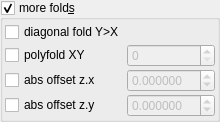
    <widget class="MyGroupBox" name="groupCheck_transf_function_enabled_false">
     <property name="toolTip">
      <string/>
     </property>
     <property name="title">
      <string>more fold&amp;s</string>
     </property>
     <property name="checkable">
      <bool>true</bool>
     </property>
     <layout class="QVBoxLayout" name="verticalLayout_33" stretch="0">
      <property name="spacing">
       <number>2</number>
      </property>
      <property name="leftMargin">
       <number>2</number>
      </property>
      <property name="topMargin">
       <number>2</number>
      </property>
      <property name="rightMargin">
       <number>2</number>
      </property>
      <property name="bottomMargin">
       <number>2</number>
      </property>
      <item>
       <layout class="QGridLayout" name="gridLayout_9" columnstretch="0,1">
        <property name="spacing">
         <number>2</number>
        </property>
        <item row="2" column="0">
         <widget class="MyCheckBox" name="checkBox_transf_function_enabledC_false">
          <property name="text">
           <string notr="true">abs offset z.x</string>
          </property>
         </widget>
        </item>
        <item row="2" column="1">
         <widget class="MyDoubleSpinBox" name="spinbox_transf_offsetC_0">
          <property name="enabled">
           <bool>false</bool>
          </property>
          <property name="sizePolicy">
           <sizepolicy hsizetype="Minimum" vsizetype="Maximum">
            <horstretch>0</horstretch>
            <verstretch>0</verstretch>
           </sizepolicy>
          </property>
          <property name="prefix">
           <string/>
          </property>
          <property name="suffix">
           <string/>
          </property>
          <property name="decimals">
           <number>6</number>
          </property>
          <property name="minimum">
           <double>-99.989999999999995</double>
          </property>
          <property name="maximum">
           <double>99.989999999999995</double>
          </property>
          <property name="singleStep">
           <double>0.100000000000000</double>
          </property>
         </widget>
        </item>
        <item row="1" column="0">
         <widget class="MyCheckBox" name="checkBox_transf_function_enabledP_false">
          <property name="font">
           <font>
            <weight>50</weight>
            <bold>false</bold>
           </font>
          </property>
          <property name="text">
           <string>polyfold XY</string>
          </property>
         </widget>
        </item>
        <item row="1" column="1">
         <widget class="MySpinBox" name="spinboxInt_transf_int_6">
          <property name="enabled">
           <bool>false</bool>
          </property>
          <property name="sizePolicy">
           <sizepolicy hsizetype="Minimum" vsizetype="Maximum">
            <horstretch>0</horstretch>
            <verstretch>0</verstretch>
           </sizepolicy>
          </property>
          <property name="maximum">
           <number>999</number>
          </property>
         </widget>
        </item>
        <item row="3" column="0">
         <widget class="MyCheckBox" name="checkBox_transf_function_enabledD_false">
          <property name="enabled">
           <bool>true</bool>
          </property>
          <property name="text">
           <string notr="true">abs offset z.y</string>
          </property>
         </widget>
        </item>
        <item row="3" column="1">
         <widget class="MyDoubleSpinBox" name="spinbox_transf_offsetD_0">
          <property name="enabled">
           <bool>false</bool>
          </property>
          <property name="sizePolicy">
           <sizepolicy hsizetype="Minimum" vsizetype="Maximum">
            <horstretch>0</horstretch>
            <verstretch>0</verstretch>
           </sizepolicy>
          </property>
          <property name="prefix">
           <string/>
          </property>
          <property name="suffix">
           <string/>
          </property>
          <property name="decimals">
           <number>6</number>
          </property>
          <property name="minimum">
           <double>-99.989999999999995</double>
          </property>
          <property name="maximum">
           <double>99.989999999999995</double>
          </property>
          <property name="singleStep">
           <double>0.100000000000000</double>
          </property>
         </widget>
        </item>
        <item row="0" column="0">
         <widget class="MyCheckBox" name="checkBox_transf_function_enabledCx_false">
          <property name="text">
           <string notr="true">diagonal fold Y&gt;X</string>
          </property>
         </widget>
        </item>
       </layout>
      </item>
     </layout>
    </widget>
